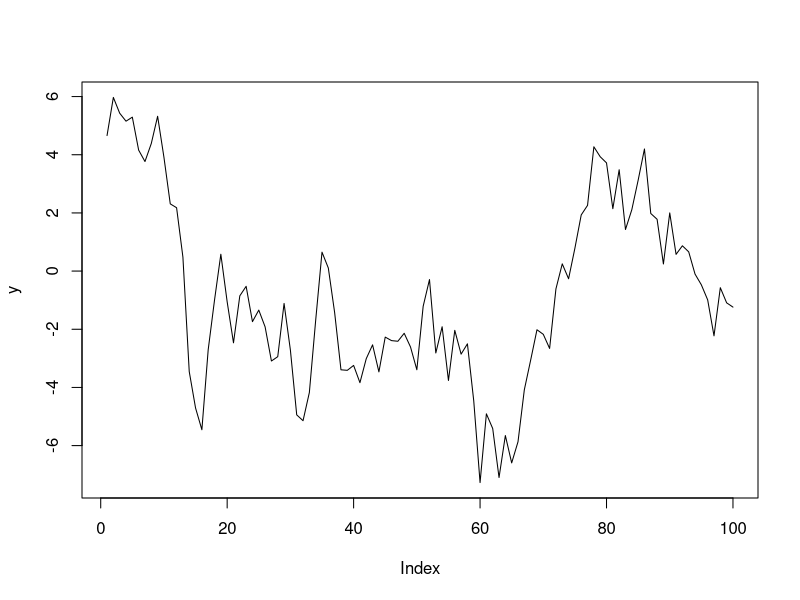
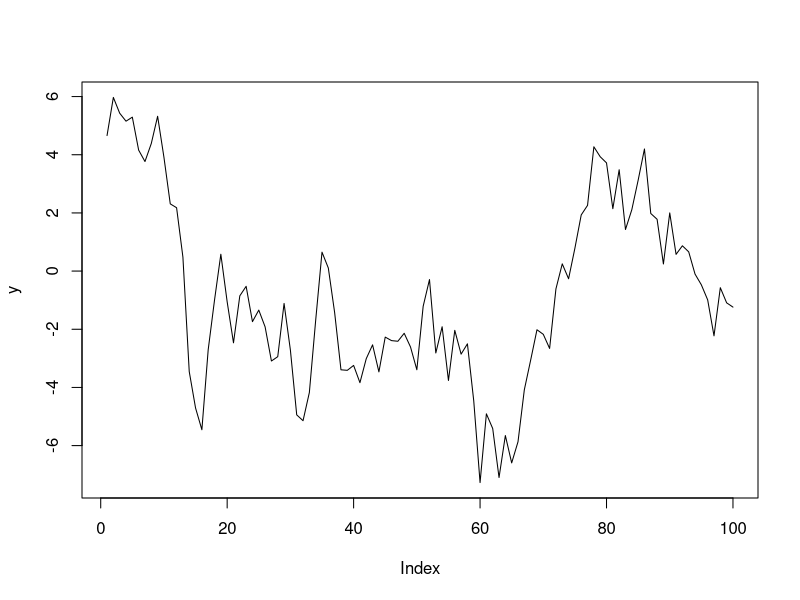
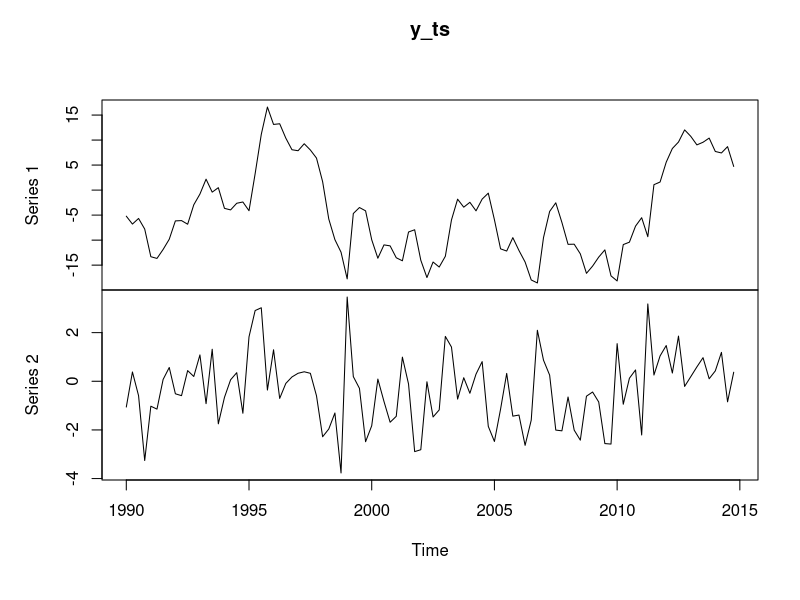
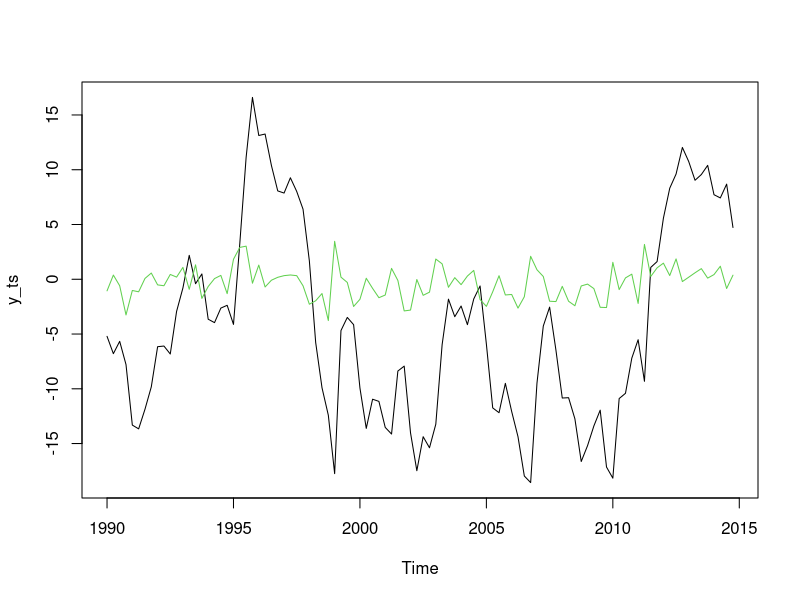

The R source for these figures, in order:


####################################################################
######################### Week 1 ###################################
####################################################################

####################### Problem 1 ##################################
# Question A
beta <- 0.9
sigma2 <- 2
Tt <- 100
burn_in <- 20

set.seed(123456)

u <- rnorm(Tt + burn_in, 0, sqrt(sigma2))
y <- numeric(Tt+burn_in)
y[1] = 0

for (i in 2:(burn_in+Tt)){
  y[i] = beta*y[i-1] + u[i] 
}
    
y = y[-c(1:burn_in)]
plot(y,
     type = "l")


# Question B
y1 <- matrix(y[-1], ncol = 1)
x <- matrix(y1[-Tt], ncol =1)

beta_est = solve((t(x)%*%x)) %*% (t(x)%*%y1)



#Question C
y2 <- matrix(y[-c(1,2)],ncol = 1)
x <- matrix(c(y[-c(1,Tt)], y[-c(Tt-1, Tt)]), ncol = 2)

beta_est = solve((t(x)%*%x))%*% (t(x)%*%y2)

u_hat <- y2 - x %*% beta_est
Tt_new <- length(y2)
K <- 2

u_var <- (Tt-K)^{-1} * t(u_hat)%*%u_hat

beta_cov <- as.numeric(u_var) * solve(t(x)%*%x)
se_beta <- sqrt(diag(beta_cov))

test_statistic<- beta_est[2]/se_beta[2]
2*pnorm(-abs(test_statistic))
summary(lm(y2~x -1))


#Question D
simulation <- function(t,beta0, beta1, variance, burn){
  set.seed(123456)
  error = rnorm(t + burn, 0,sqrt(variance))
  y = numeric(t+burn)
  
  for (i in 2:(t+burn)){
    y[i] = beta0 + beta1 * y[i-1] + error[i]
  }
  y = y[-c(1:burn)]
  plot(y,
       type = 'l')
  return (y)
}

y <- simulation(100,0,0.9,2,20)



####################### Problem 2 ##################################
# Question A
cov_matrix <- matrix(c(1,0.9,0.9,2), nrow=2, ncol=2)
c <- matrix(c(0.1,-0.2), ncol = 1)
A1 <- matrix(c(4/5,0,8/3,3/10), nrow=2, ncol=2)
t <- 100
burn <- 20

K <- nrow(A1)

mean_y <- solve(diag(2)-A1) %*% c

set.seed(23456)
e_matrix <- matrix(rnorm((t+burn)*K), ncol = K)
y_matrix <- matrix(0, nrow = ,(t+burn), ncol = K)

y_matrix[,1] = mean_y


chol_sigma <- chol(cov_matrix)
t(chol_sigma) %*% chol_sigma

for (i in 2:(t+burn)){
  y_matrix[i,] = c + A1 %*% y_matrix[(i-1),] + t(chol_sigma) %*% e_matrix[i,]
}

y_ts <- ts(y_matrix[-c(1:burn),], start =c(1990, 1), frequency=4)

plot(y_ts)
plot(y_ts, plot.type="single", col=c(1,3))


# Question B
eigenvalues <- eigen(A1)
eigenvalues$values



# Question C
apply(y_matrix, 2, mean)
mean_y


####################################################################
######################### Week 2 ###################################
####################################################################
